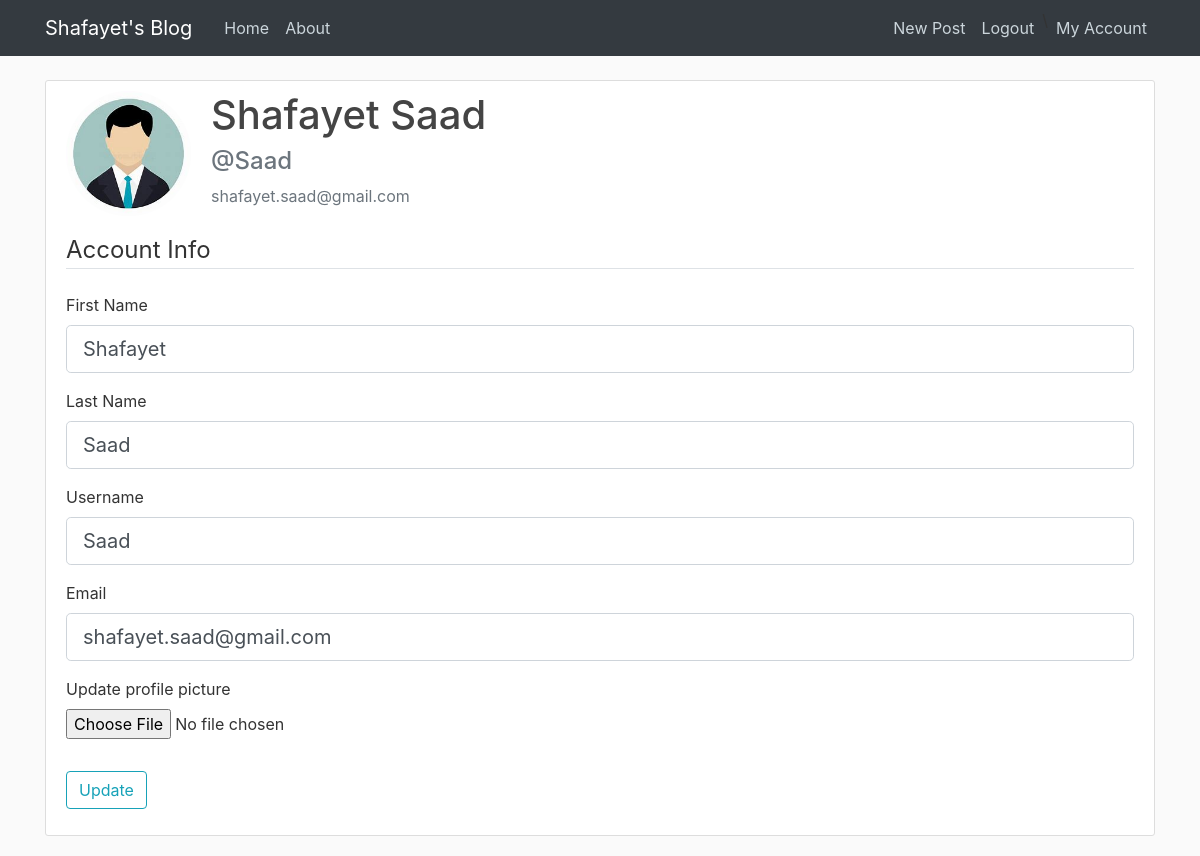
Page /account (signed in) on the committed database.
### flask_app/models.py (models this page shows, shortened)
class User(db.Model, UserMixin):
    id = db.Column(db.Integer, primary_key=True)
    first_name = db.Column(db.String(50), nullable=False)
    last_name = db.Column(db.String(50), nullable=False)
    user_name = db.Column(db.String(20), unique=True, nullable=False)
    email = db.Column(db.String(120), unique=True, nullable=False)
    image_file = db.Column(db.String(20), nullable=False, default='defult.jpg')
    password = db.Column(db.String(60), nullable=False)
    post = db.relationship('Post', backref='author', lazy=True)

### flask_app/routes.py (the view)
@app.route("/account", methods=['GET', 'POST'])
@login_required
def account():
    form = UpdateAccount()
    if form.validate_on_submit():
        if form.picture.data:
            picture_file = save_picture(form.picture.data)
            current_user.image_file = picture_file
        current_user.first_name = form.first_name.data
        current_user.last_name = form.last_name.data
        current_user.user_name = form.user_name.data
        current_user.email = form.email.data
        db.session.commit()
        flash('Your account has been updated!', "success")
        return redirect(url_for('account'))
    elif request.method == 'GET':
        form.first_name.data = current_user.first_name
        form.last_name.data = current_user.last_name
        form.user_name.data = current_user.user_name
        form.email.data = current_user.email
    image_file = url_for('static', filename='profile_pics/' + current_user.image_file)
    return render_template('account.html', title='Account Page', image_file=image_file, form=form)

### flask_app/forms.py (shortened to what this page needs)
class UpdateAccount(FlaskForm):
    first_name = StringField('First Name',
                            validators=[DataRequired(), Length(min=3, max=50)])
    last_name = StringField('Last Name',
                            validators=[DataRequired(), Length(min=3, max=50)])
    user_name = StringField('Username',
                            validators=[DataRequired(), Length(min=4, max=20)])
    email = StringField('Email',
                            validators=[DataRequired(), Email()])
    picture = FileField('Update profile picture', validators=[FileAllowed(['jpg', 'png'])])
    submit = SubmitField('Update')

### flask_app/models.py (called while the page is built)
@login_manager.user_loader
def load_user(user_id):
    return User.query.get(int(user_id))

### flask_app/templates/account.html (shortened to what this page needs)
{% extends "layout.html" %}
{% block content %}
<div class="content-section">
    <div class="media">
        <img class="rounded-circle account-img" src="{{ image_file }}">
        <div class="media-body">
            <h2 class="account-heading">{{ current_user.first_name }} {{ current_user.last_name }}</h2>
            <h4 class="text-secondary">@{{ current_user.user_name }}</h4>
            <p class="text-secondary">{{ current_user.email }}</p>
        </div>
    </div>
    <form method="POST" action="" enctype="multipart/form-data">
        <fieldset class="form-group">
            <legend class="border-bottom mb-4">Account Info</legend>
            <div class="form-group">
                {{ form.first_name.label(class="form-control-label") }}
                {% if form.first_name.errors %}
                    {{ form.first_name(class="form-control form-control-lg is-invalid") }}
                    <div class="invalid-feedback">
                        {% for error in form.first_name.errors %}
                            <span> {{ error }}</span>
                        {% endfor %}
                    </div>
                {% else %}
                    {{ form.first_name(class="form-control form-control-lg") }}
                {% endif %}
            </div>
            <div class="form-group">
                {{ form.last_name.label(class="form-control-label") }}
                {% if form.last_name.errors %}
                    {{ form.last_name(class="form-control form-control-lg is-invalid") }}
                    <div class="invalid-feedback">
                        {% for error in form.last_name.errors %}
                            <span> {{ error }}</span>
                        {% endfor %}
                    </div>
                {% else %}
                    {{ form.last_name(class="form-control form-control-lg") }}
                {% endif %}
            </div>
            <div class="form-group">
                {{ form.user_name.label(class="form-control-label") }}
                {% if form.user_name.errors %}
                    {{ form.user_name(class="form-control form-control-lg is-invalid") }}
                    <div class="invalid-feedback">
                        {% for error in form.user_name.errors %}
                            <span> {{ error }}</span>
                        {% endfor %}
                    </div>
                {% else %}
                    {{ form.user_name(class="form-control form-control-lg") }}
                {% endif %}
            </div>
            <div class="form-group">
                {{ form.email.label(class="form-control-label") }}
                {% if form.email.errors %}
                    {{ form.email(class="form-control form-control-lg is-invalid") }}
                    <div class="invalid-feedback">
                        {% for error in form.email.errors %}
                            <span> {{ error }}</span>
                        {% endfor %}
                    </div>
                {% else %}
                    {{ form.email(class="form-control form-control-lg") }}
                {% endif %}
            </div>
            <div class="form-group">
                {{ form.picture.label() }}
                {{ form.picture(class="form-control-file") }}
            </div>
        </fieldset>
        <div class="form-group">
            {{ form.submit(class="btn btn-outline-info")}}
        </div>
    </form>
</div>
{% endblock content %}

### flask_app/static/main.css (style rules this page uses)
body { background: #fafafa; color: #333333; margin-top: 5rem; }
h1, h2, h3, h4, h5, h6 { color: #444444; }
.content-section { background: #ffffff; padding: 10px 20px; border: 1px solid #dddddd; border-radius: 3px; margin-bottom: 20px; }
.account-img { height: 125px; width: 125px; margin-right: 20px; margin-bottom: 16px; }
.account-heading { font-size: 2.5rem; }

### rows in the picture
User: first_name "Shafayet", last_name "Saad", user_name "Saad", email "shafayet.saad@gmail.com"
